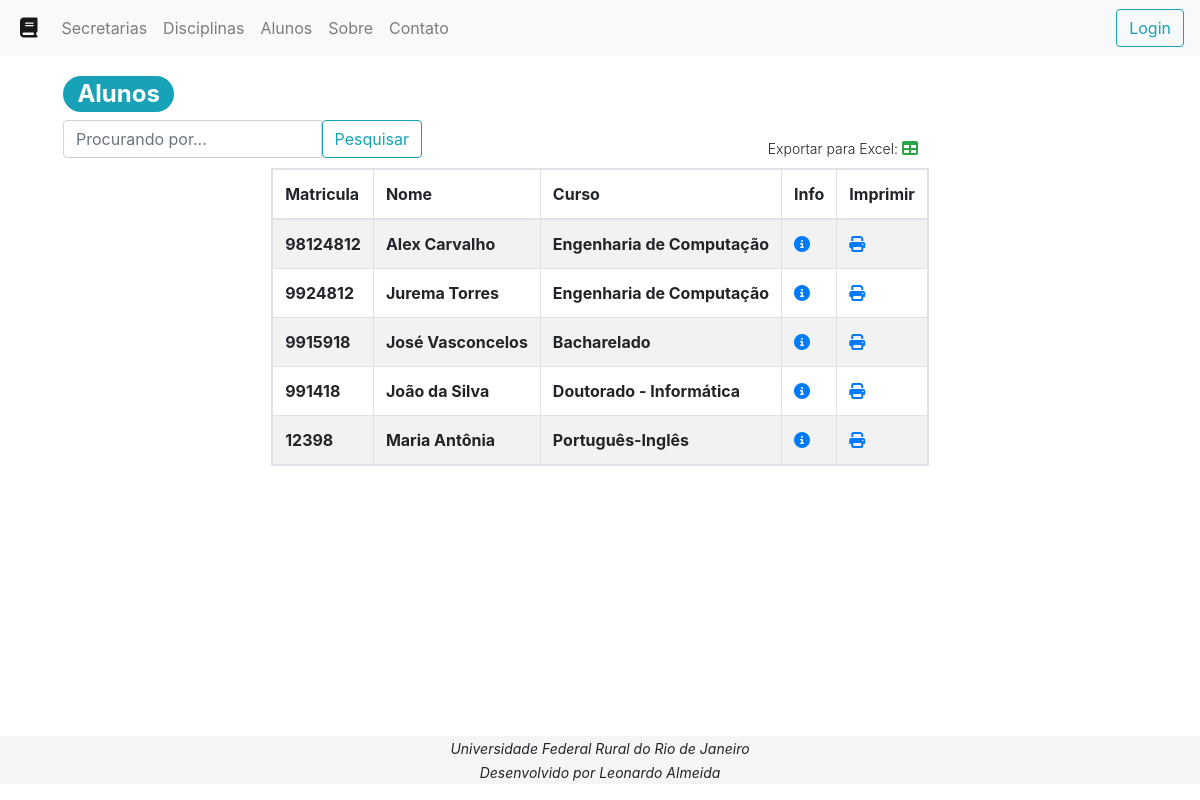
The app's page /alunos with its own data.
### core/models.py (models this page shows, shortened)
class Aluno(models.Model):
    SEXO_CHOICES = (
        (u'masculino',u'Masculino'),
        (u'feminino',u'Feminino'),
        )
    nome = models.CharField(max_length=30)
    matricula = models.IntegerField()
    nascimento = models.DateField(default=datetime.date.today)
    curso = models.ForeignKey(Curso, on_delete=models.CASCADE, null = True)
    sexo = models.CharField(max_length = 50, choices = SEXO_CHOICES)
    credito = models.ForeignKey(Credito,on_delete=models.CASCADE, null = True)
    disciplinas = models.ManyToManyField(Disciplina)

class Curso(models.Model):
    nome = models.CharField(max_length=30)
    secretaria = models.ForeignKey(Secretaria, on_delete=models.CASCADE, null = True)

### core/views.py (the view)
# urls.py: url(r'^alunos$', ListaAlunos.as_view(), name='ListaAlunos'),
class ListaAlunos(ListView):
    template_name = 'alunos.html'
    model = Aluno
    context_object_name = 'alunos'
    def get_queryset(self, **kwargs):
        alunos = Aluno.objects.all()
        result = self.request.GET.get('pesquisar_por')
        if result is not None:
            alunos = alunos.filter(nome__icontains=result)
        return alunos

### core/templates/alunos.html
{% extends "base.html" %} {% block titulo %}Alunos{% endblock %} {% block conteudo %}
<div class="row mt-3 ml-5">
	<div class="col-md-4">
		<h2>
			<div class="badge badge-pill badge-info">Alunos</div>
		</h2>
		<form class="input-group" action="alunos" method="get">
			<input type="text" class="form-control" name="pesquisar_por" placeholder="Procurando por...">
			<span class="input-group-btn">
				<button class="btn btn-outline-info" type="submit">Pesquisar</button>
			</span>
		</form>
	</div>
	<div class="col-md-3"></div>
	<div class="col-md-5 mt-5">
		<div class="ml-4 mt-3">
			<small class="font-weight-light">Exportar para Excel: </small>
			<a href="/excel">
				<i class="fa fa-table text-success" aria-hidden="true"></i>
			</a>
		</div>
	</div>
</div>
<div class="container">
	<div class="row">
		<div class="mx-auto mt-2">
			<div class="table table-striped table-bordered">
				<table>
					<thead>
						<tr>
							<th>Matricula</th>
							<th>Nome</th>
							<th>Curso</th>
							<th>Info</th>
							<th>Imprimir</th>
						</tr>
					</thead>
					<tbody>
						{%for aluno in alunos%}
						<tr>
							<th>{{aluno.matricula}}</th>
							<th>{{aluno.nome}}</th>
							<th>{{aluno.curso.nome}}</th>
							<th>
								<a href="{% url 'aluno_url' aluno.id %}">
									<i class="fa fa-info-circle" aria-hidden="true"></i>
								</a>
							</th>
							<th>
								<a href="{% url 'some_view' aluno.id %}">
									<i class="fa fa-print" aria-hidden="true"></i>
								</a>
							</th>
						</tr>
						{% empty %}
						<div class="alert alert-info" role="alert">
							Nenhum resultado foi encotrado.
						</div>
						{%endfor%}
					</tbody>
				</table>
			</div>
		</div>
	</div>
</div>
{% endblock %}

### core/templates/base.html (shortened to what this page needs)
{% load staticfiles %} {% load admin_urls %} {% load compress %}
<!DOCTYPE html>
<html lang="br">
<head>
	<link rel="icon" href="{% static 'favicon.ico' %}"> {% compress css %}
	<link href="{% static 'bootstrap/dist/css/bootstrap.min.css' %}" rel="stylesheet">
	<link href="{% static 'font-awesome/css/font-awesome.min.css' %} " rel="stylesheet"> {% endcompress %}
</head>
<body>
	<nav class="navbar navbar-expand-lg navbar-light bg-light">
		<a class="navbar-brand ml-1" href="/">
			<i class="fa fa-book" aria-hidden="true"></i>
		</a>
		<div class="collapse navbar-collapse" id="navbarSupportedContent">
			<ul class="navbar-nav mr-auto">
				<li class="nav-item">
					<a class="nav-link" href="/secretarias">Secretarias</a>
				</li>
				<li class="nav-item">
					<a class="nav-link" href="/disciplinas">Disciplinas</a>
				</li>
				<li class="nav-item">
					<a class="nav-link" href="/alunos">Alunos</a>
				</li>
				<li class="nav-item">
					<a class="nav-link" href="/sobre">Sobre</a>
				</li>
				<li class="nav-item">
					<a class="nav-link" href="/contato">Contato</a>
				</li>
			</ul>
			<div class="form-inline my-2 my-lg-0">
				<a class="btn btn-outline-info my-2 my-sm-0" href="{% url 'admin:login' %}">Login</a>
			</div>
		</div>
	</nav>
	<div class="content">
		{% block conteudo %} {% endblock %}
	</div>
	<footer class="footer-copyright">
		<p align="center" class="font-weight-light">
			<small>Universidade Federal Rural do Rio de Janeiro</small>
			<br/>
			<small>Desenvolvido por Leonardo Almeida</small>
		</p>
	</footer>
</body>
</html>

### core/templates/base.html (style rules this page uses)
html { height: 100%; }
body { min-height: 100%; display: flex; flex-direction: column; }
.content { flex: 1; }
footer p { font-style: italic; background-color: whitesmoke; }

### records on screen
Aluno: matricula "98124812", nome "Alex Carvalho", curso.nome "Engenharia de Computação"
Aluno: matricula "9924812", nome "Jurema Torres", curso.nome "Engenharia de Computação"
Aluno: matricula "9915918", nome "José Vasconcelos", curso.nome "Bacharelado"
Aluno: matricula "991418", nome "João da Silva", curso.nome "Doutorado - Informática"
Aluno: matricula "12398", nome "Maria Antônia", curso.nome "Português-Inglês"
